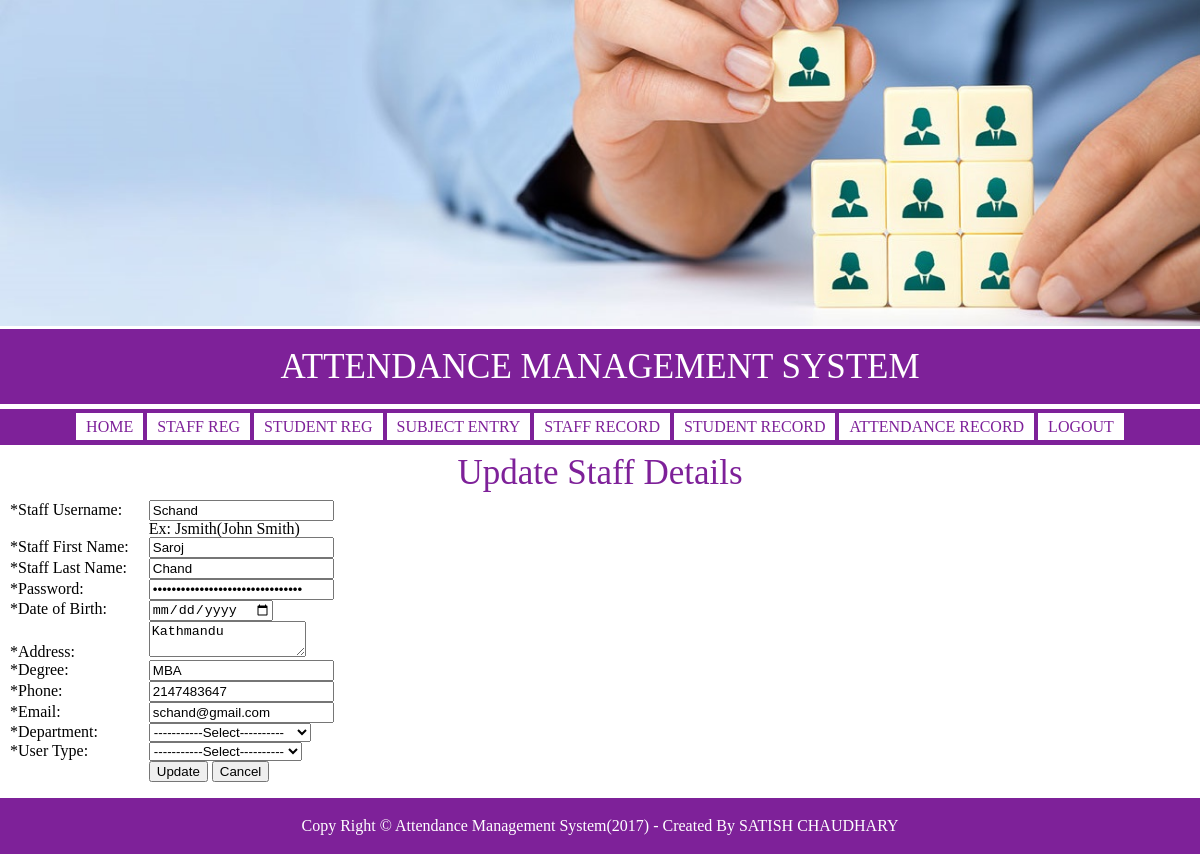
The app's page /updateStaffDetails.php?id=7 with its own data.
### tables this page shows
CREATE TABLE `staff_tbl` (
  `staff_id` int(11) NOT NULL,
  `d_id` int(11) NOT NULL,
  `username` varchar(255) NOT NULL,
  `staff_fname` varchar(255) NOT NULL,
  `staff_lname` varchar(255) NOT NULL,
  `password` varchar(32) NOT NULL,
  `dateOfBirth` date NOT NULL,
  `address` text NOT NULL,
  `degree` varchar(255) NOT NULL,
  `phone` int(11) NOT NULL,
  `email` varchar(255) NOT NULL,
  `usertype` varchar(255) NOT NULL,
  `approve` tinyint(1) NOT NULL
);

### classes/class.user.php (called while the page is built, shortened)
<?php
class USER{
	private $conn;
	public function __construct()
    {
        $database = new Database();
        $db = $database->dbConn();
        $this->conn = $db;
    }
	public function runQuery($sql){
		$stmt = $this->conn->prepare($sql);
		return $stmt;
	}
}
?>

### updateStaffDetails.php (the view, shortened to what this page needs)
<?php
$id = $_GET["id"];
include_once 'include/adminheader.php';
?>
	<section class="body">
		<div class="form-container">
			<h1>update staff details</h1>
			<?php
            require_once 'classes/class.user.php';
            $user=new USER;
				$stmt = $user->runQuery("SELECT * FROM staff_tbl WHERE staff_id = '$id'");
				$stmt->execute();
				while($row = $stmt->fetch(PDO::FETCH_ASSOC)){
					$staff_code = $row['username'];
                    $staff_fname = $row['staff_fname'];
                    $staff_lname = $row['staff_lname'];
					$password = $row['password'];
					$address = $row['address'];
					$degree = $row['degree'];
					$phone = $row['phone'];
                    $email = $row['email'];
				}
			?>
			<table align="center">
				<form method="post" action="">
					<tr>
						<td>*Staff Username:</td>
						<td>
							<input type="text" name="code" placeholder="JSmith" value="<?php echo $staff_code; ?>">
							<p>Ex: Jsmith(John Smith)</p>
						</td>
					</tr>
					<tr>
						<td>*Staff First Name:</td>
						<td><input type="text" name="fname" placeholder="First Name" value="<?php echo $staff_fname; ?>" /></td>
					</tr>
					<tr>
						<td>*Staff Last Name:</td>
						<td><input type="text" name="lname" placeholder="Last Name" value="<?php echo $staff_lname; ?>" /></td>
					</tr>
					<tr>
						<td>*Password:</td>
						<td><input type="password" name="password" placeholder="Password" value="<?php echo $password; ?>" /></td>
					</tr>
					<tr>
						<td>*Date of Birth:</td>
						<td><input type="date" name="dob" value="<?php echo $dateOfBirth; ?>" /></td>
					</tr>
					<tr>
						<td>*Address:</td>
						<td><textarea name="address" cols="17"><?php echo $address; ?></textarea></td>
					</tr>
					<tr>
						<td>*Degree:</td>
						<td><input type="text" name="degree" placeholder="Degree" value="<?php echo $degree; ?>" /></td>
					</tr>
					<tr>
						<td>*Phone:</td>
						<td><input type="number" name="phone" placeholder="Phone" value="<?php echo $phone; ?>" /></td>
					</tr>
					<tr>
						<td>*Email:</td>
						<td><input type="email" name="email" placeholder="Email" value="<?php echo $email; ?>" /></td>
					</tr>
					<tr>
						<td>*Department:</td>
						<td>
							<select name="department" id="d_id">
								<option value="">-----------Select----------</option>
							</select>
						</td>
					</tr>
					<tr>
						<td>*User Type:</td>
						<td>
							<select name="usertype"s>
								<option>-----------Select----------</option>
							</select>
						</td>
					</tr>
					<tr>
						<td></td>
						<td><input type="submit" name="submit" value="Update" />
						<input type="reset" name="reset" value="Cancel" /></td>
					</tr>
				</form>
			</table>
		</div>
	</section>
	<br/>
<?php
include_once 'include/footer.php';
?>

### css/style.css (style rules this page uses)
.container h1, .contact-container h1, .form-container h1 { padding:10px 0; font-size: 35px; color: #7e2199; text-transform: capitalize; text-align: center; }
.form-container table tr { margin: 5px 0px; }
.form-container table tr td { padding: 0 10px; }

### records on screen
staff_tbl: code "Schand", fname "Saroj", lname "Chand", address "Kathmandu", degree "MBA", phone "2147483647", email "schand@gmail.com"
